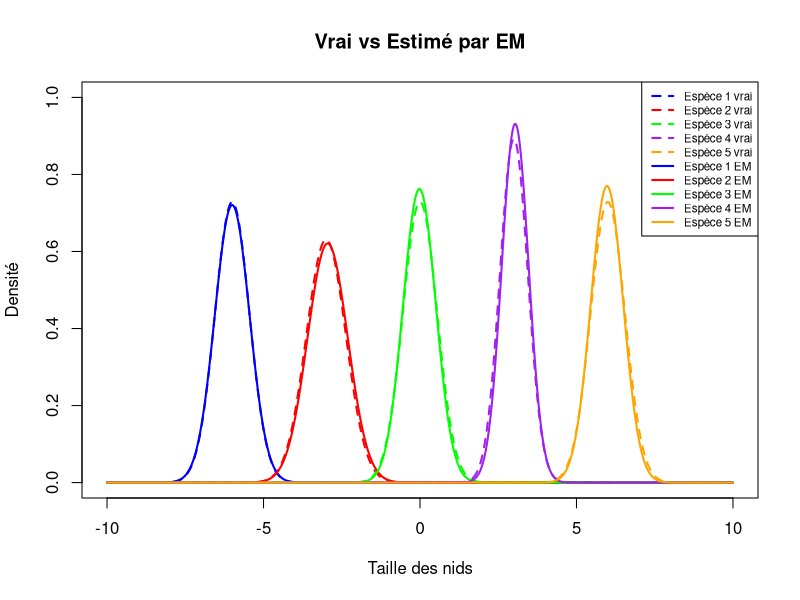

Generate this figure with R:
# ALGORITHME EM — Mélange de 5 gaussiennes
# alpha=(0.25, 0.15, 0.25, 0.20, 0.15)  mu=(-6, -3, 0, 3, 6)  var=(0.3, 0.4, 0.3, 0.2, 0.3)

## Paramètres vrais
K = 5
n = 1000
alpha_vrai = c(0.25, 0.15, 0.25, 0.20, 0.15)
mu_vrai = c(-6, -3, 0, 3, 6)
var_vrai = c(0.3, 0.4, 0.3, 0.2, 0.3)


## Simulation des données
estm_obs = function(n) {
  X = numeric(n)
  for (i in 1:n) {
    u = runif(1)
    if (u < 0.25) {
      X[i] = rnorm(1, mean = -6, sd = sqrt(0.3))
    } else if (u < 0.40) {
      X[i] = rnorm(1, mean = -3, sd = sqrt(0.4))
    } else if (u < 0.65) {
      X[i] = rnorm(1, mean = 0, sd = sqrt(0.3))
    } else if (u < 0.85) {
      X[i] = rnorm(1, mean = 3, sd = sqrt(0.2))
    } else {
      X[i] = rnorm(1, mean = 6, sd = sqrt(0.3))
    }
  }
  return(X)
}

X = estm_obs(n)


## Fonctions EM
gauss = function(x, mu, var) {
  dnorm(x, mean = mu, sd = sqrt(var))
}

etape_E = function(X, alpha, mu, var) {
  gamma = matrix(0, nrow = length(X), ncol = K)
  for (k in 1:K) {
    gamma[, k] = alpha[k] * gauss(X, mu[k], var[k])
  }
  for (i in 1:length(X)) {
    gamma[i, ] = gamma[i, ] / sum(gamma[i, ])
  }
  return(gamma)
}

etape_M = function(X, gamma) {
  
  n = length(X)
  alpha = numeric(K)
  mu = numeric(K)
  var = numeric(K)
  
  for (k in 1:K) {
    Nk = sum(gamma[, k])
    alpha[k] = Nk / n
    mu[k] = sum(gamma[, k] * X) / Nk
    var[k] = sum(gamma[, k] * (X - mu[k])^2) / Nk
  }
  
  return(list(alpha = alpha, mu = mu, var = var))
}


## Boucle EM

alpha_est = rep(1/K, K)
mu_est = c(-7, -4, 0.5, 2, 5)
var_est = rep(0.5, K)

for (iter in 1:200) {
  gamma = etape_E(X, alpha_est, mu_est, var_est)
  params = etape_M(X, gamma)
  alpha_old = alpha_est
  alpha_est = params$alpha
  mu_est = params$mu
  var_est = params$var
  if (iter > 1 && max(abs(alpha_est - alpha_old)) < 1e-6) {
    cat("Convergence à l'itération", iter, "\n")
    break
  }
}

for (k in 1:K) {
  cat("Espèce", k, ":\n")
  cat("  alpha  : estimé =", round(alpha_est[k], 3), " | vrai =", alpha_vrai[k], "\n")
  cat("  mu     : estimé =", round(mu_est[k],    3), " | vrai =", mu_vrai[k],    "\n")
  cat("  var    : estimé =", round(var_est[k],   3), " | vrai =", var_vrai[k],   "\n")
  cat("\n")
}

## Graphique
x_seq = seq(-10, 10, by = 0.01)
couleurs = c("blue", "red", "green", "purple", "orange")

# On initialise le graphique vide
plot(x_seq, gauss(x_seq, mu_vrai[1], var_vrai[1]),
     type = "l", lty = 2, col = couleurs[1], lwd = 2,
     xlab = "Taille des nids", ylab = "Densité",
     main = "Vrai vs Estimé par EM",
     ylim = c(0, 1))

# On ajoute les courbes vraies (pointillé)
for (k in 2:K) {
  lines(x_seq, gauss(x_seq, mu_vrai[k], var_vrai[k]),
        lty = 2, col = couleurs[k], lwd = 2)
}

# On ajoute les courbes estimées (trait plein)
for (k in 1:K) {
  lines(x_seq, gauss(x_seq, mu_est[k], var_est[k]),
        lty = 1, col = couleurs[k], lwd = 2)
}

# Légende
legend("topright",legend = c(paste("Espèce", 1:K, "vrai"), paste("Espèce", 1:K, "EM")),
       col = c(couleurs, couleurs),lty = c(rep(2, K), rep(1, K)),lwd = 2, cex = 0.7)



## Test de Kolmogorov-Smirnov sur le mélange estimé
# CDF du mélange : F(x) = sum_k alpha_k * Phi((x - mu_k) / sqrt(var_k))
cdf_melange = function(x, alpha, mu, var) {
  sapply(x, function(xi) {
    sum(alpha * pnorm(xi, mean = mu, sd = sqrt(var)))
  })
}

# On passe la CDF comme fonction de distribution empirique à tester

X_test = estm_obs(n)

ks_result = ks.test(X_test, function(x) cdf_melange(x, alpha_est, mu_est, var_est))
print(ks_result)
